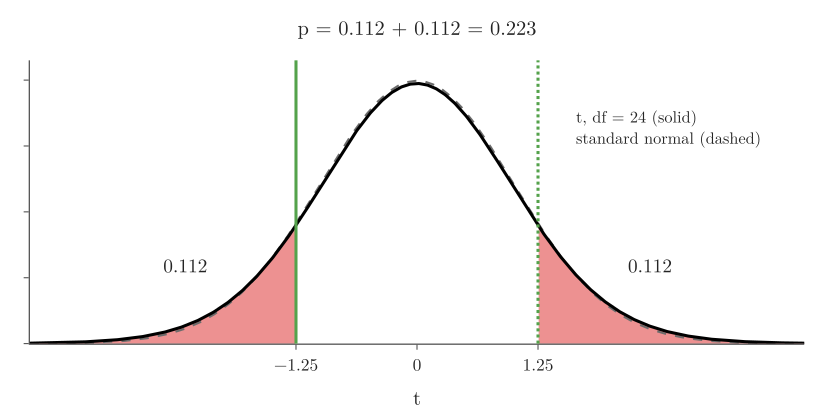

Recreate this plot in Python.
"""Two-tailed p-value of the chocolate-bar one-sample t-test: t = -1.25 on Student's t with 24 degrees of freedom."""
from pathlib import Path
import numpy as np
import plotly.graph_objects as go
from scipy import stats

here = Path(__file__).parent
GREEN, RED_FILL = "#54A24B", "rgba(228,87,86,0.65)"
df, tobs = 24, -1.25
t = np.linspace(-4, 4, 800)
pdf = stats.t.pdf(t, df)
fig = go.Figure()
for side in (t <= tobs, t >= -tobs):
    fig.add_scatter(x=t[side], y=pdf[side], fill="tozeroy", fillcolor=RED_FILL, line_width=0)
fig.add_scatter(x=t, y=stats.norm.pdf(t), mode="lines", line=dict(color="#6B6B6B", width=2, dash="dash"))
fig.add_scatter(x=t, y=pdf, mode="lines", line=dict(color="black", width=3))
for k, x in enumerate([tobs, -tobs]):
    fig.add_vline(x=x, line=dict(color=GREEN, width=3, dash="solid" if k == 0 else "dot"), opacity=1)
for s in (-1, 1):
    fig.add_annotation(x=s * 2.4, y=0.12, text=f"{stats.t.cdf(tobs, df):.3f}", showarrow=False, font_size=19)
fig.add_annotation(x=2.6, y=0.33, text="t, df = 24 (solid)<br>standard normal (dashed)", showarrow=False,
                   font_size=16, align="left")
fig.update_xaxes(tickvals=[tobs, 0, -tobs], ticktext=["−1.25", "0", "1.25"], title_text="t", range=[-4, 4])
fig.update_yaxes(showticklabels=False, range=[0, 0.43])
fig.update_layout(template="simple_white", width=800, height=400, showlegend=False,
                  title=dict(text="p = 0.112 + 0.112 = 0.223", x=0.5, font_size=20),
                  font=dict(family="Latin Modern Roman", size=17), margin=dict(l=20, r=20, t=50, b=50))
fig.write_image(here / "chocolate_t.png", scale=2)
fig.write_image(here / "chocolate_t.pdf")
